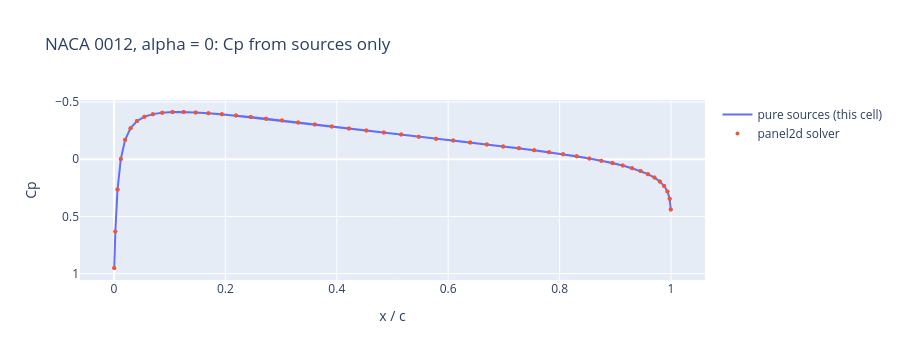

This figure's notebook cell:
### Markdown cell above
## 5. Source method on a non-lifting body (book Section 11.2.1)

With only source panels and the Neumann condition, the system is $N\times N$:

$$\sum_{j=1}^{N} a_{ij}\,\sigma_j=-\mathbf{Q}_\infty\cdot\mathbf{n}_i,\qquad a_{ij}=(u,w)_{ij}\cdot\mathbf{n}_i,\quad a_{ii}=\tfrac12 .$$

The book notes that this method does not use a Kutta condition, so the airfoil circulation is zero and **no lift or drag is produced**, but the pressure distribution of a symmetric body at $\alpha=0$ is well predicted. It also notes that for a closed body the total source strength must vanish, $\sum_j\sigma_jL_j=0$, a useful numerical check.

Here I build the pure-source system on a NACA 0012 at $\alpha=0$ from the module's influence helper and compare with the full solver. For a symmetric airfoil at zero incidence the full solver (Section 6) must return a vortex strength $\gamma\approx0$, so both Cp curves have to coincide.

### Code cell
geo0 = p.PanelGeometry(*p.naca4_panel_nodes('0012', 1.0, 100), 1.0)
u_s, w_s = p._surface_influence(geo0, 'source')       # local-frame influence at the control points
UG, WG = geo0.to_global(u_s, w_s)
A_src = UG * geo0.n_x[:, None] + WG * geo0.n_z[:, None]
rhs = -geo0.n_x                                       # alpha = 0, U = 1: -Q_inf . n
sigma = np.linalg.solve(A_src, rhs)

Vt_pure = geo0.t_x + (UG * geo0.t_x[:, None] + WG * geo0.t_z[:, None]) @ sigma
cp_pure = 1.0 - Vt_pure ** 2

closure = np.sum(sigma * geo0.L)
print(f'sum(sigma*L) = {closure:+.2e}  vs  sum(|sigma|*L) = {np.sum(np.abs(sigma) * geo0.L):.3f}  (closed body: small compared with the right-hand number; it is not exactly 0 at finite N)')
print(f'max |sigma| = {np.abs(sigma).max():.3f}; cond(A) = {np.linalg.cond(A_src):.1f}')

ref = p.solve_airfoil_panels('0012', 1.0, 0.0, 1.0, 100, 'source', with_field=False)
cp_ref = np.array(ref['distribution']['cp'])
print(f"solver gamma = {ref['distribution']['gamma']:+.2e}, CL = {ref['coefficients']['cl']:+.2e}")
print(f'max |Cp_pure_source - Cp_solver| = {np.max(np.abs(cp_pure - cp_ref)):.2e}')
assert np.max(np.abs(cp_pure - cp_ref)) < 1e-5 and abs(closure) < 2e-2 * np.sum(np.abs(sigma) * geo0.L)

fig = go.Figure()
fig.add_trace(go.Scatter(x=geo0.x_mid, y=cp_pure, mode='lines', name='pure sources (this cell)'))
fig.add_trace(go.Scatter(x=geo0.x_mid, y=cp_ref, mode='markers', name='panel2d solver', marker=dict(size=4)))
fig.update_layout(title='NACA 0012, alpha = 0: Cp from sources only', xaxis_title='x / c', yaxis=dict(title='Cp', autorange='reversed'), height=360)
fig.show()
